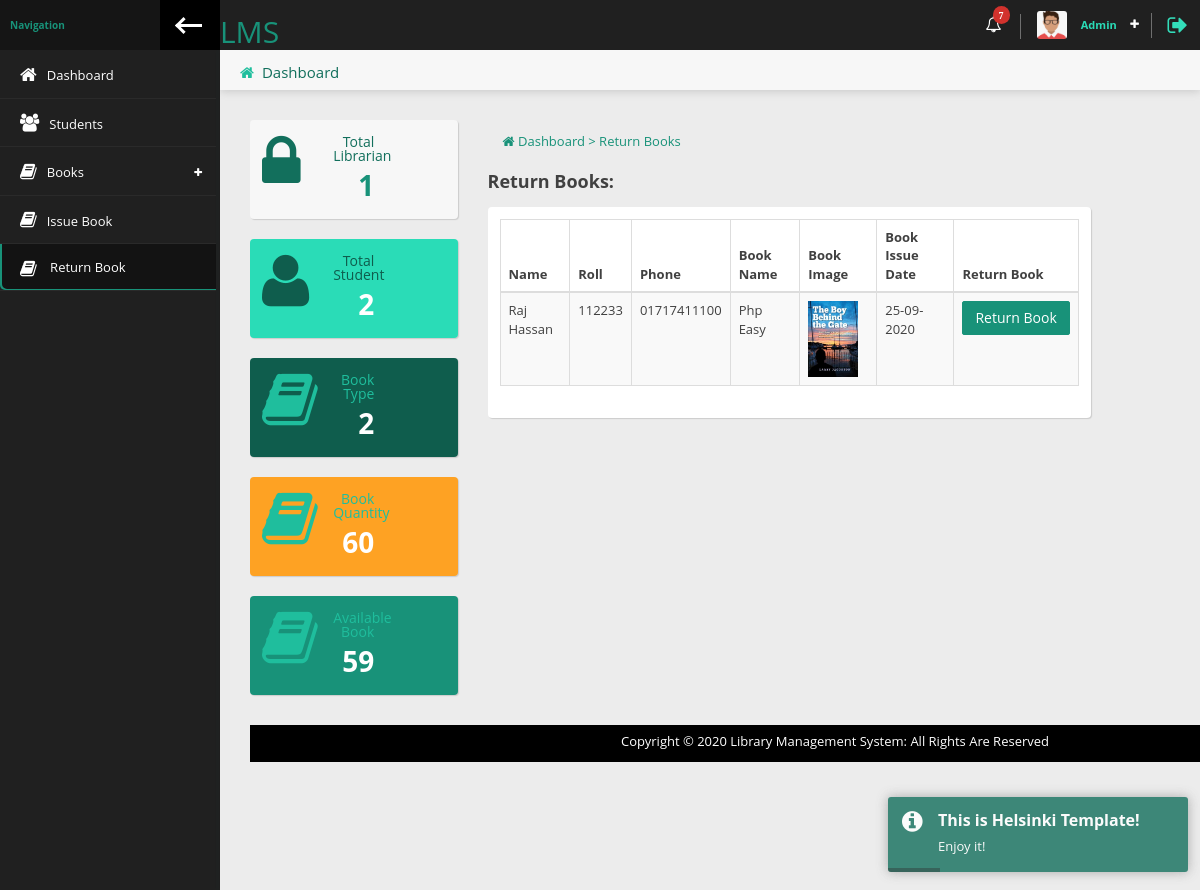
The page /lms_project/librarian/return-book.php on the database its author committed.
### tables this page shows
CREATE TABLE `issue_book` (
  `id` int(3) NOT NULL,
  `student_id` int(3) NOT NULL,
  `student_name` varchar(50) NOT NULL,
  `book_id` int(3) NOT NULL,
  `book_issue_date` varchar(20) NOT NULL,
  `book_return_date` varchar(20) NOT NULL,
  `datetime` timestamp NOT NULL DEFAULT CURRENT_TIMESTAMP
);

CREATE TABLE `students` (
  `id` int(5) NOT NULL,
  `firstname` varchar(50) NOT NULL,
  `lastname` varchar(50) NOT NULL,
  `class` int(2) NOT NULL,
  `email` varchar(100) NOT NULL,
  `roll` varchar(6) NOT NULL,
  `reg_no` varchar(6) NOT NULL,
  `username` varchar(50) NOT NULL,
  `password` varchar(50) NOT NULL,
  `c_password` varchar(50) NOT NULL,
  `phone` varchar(11) NOT NULL,
  `image` varchar(50) NOT NULL,
  `status` tinyint(1) NOT NULL DEFAULT '1',
  `created_at` timestamp NOT NULL DEFAULT CURRENT_TIMESTAMP
);

CREATE TABLE `books` (
  `id` int(2) NOT NULL,
  `book_name` varchar(70) NOT NULL,
  `book_image` varchar(100) NOT NULL,
  `book_author_name` varchar(50) NOT NULL,
  `book_publication_name` varchar(50) NOT NULL,
  `book_purchase_date` varchar(50) NOT NULL,
  `book_price` varchar(10) NOT NULL,
  `book_quantity` int(3) NOT NULL,
  `available_quantity` int(3) NOT NULL,
  `libraian_username` varchar(50) NOT NULL,
  `created_at` timestamp NOT NULL DEFAULT CURRENT_TIMESTAMP
);

### lms_project/librarian/return-book.php (the view, shortened to what this page needs)
<?php
require_once 'header.php';
?>
<div class="col-sm-12 col-md-8" style="min-height: 550px;">
    <ul class="nav ">
        <li class="active-item"><a href="students.php"><i class="fa fa-home" aria-hidden="true"></i><span> Dashboard > Return Books</span></a></li>
        <div class="row animated fadeInUp">
            <div class="col-sm-12">
                <h4 class="section-subtitle"><b>Return Books:</b></h4>
                <div class="panel">
                    <div class="panel-content">
                        <div class="table-responsive">
                            <table id="basic-table" class="data-table table table-striped nowrap table-hover table-bordered" cellspacing="0" width="100%">
                                <thead>
                                <tr>
                                    <th>Name</th>
                                    <th>Roll</th>
                                    <th>Phone</th>
                                    <th>Book Name</th>
                                    <th>Book Image</th>
                                    <th>Book Issue Date</th>
                                    <th>Return Book</th>
                                </tr>
                                </thead>
                                <tbody>
                                <?php
                                $query = mysqli_query($conn, "SELECT `issue_book`.`id`, `issue_book`.`book_id`, `issue_book`.`book_issue_date`, `students`.`firstname`, `students`.`lastname`, `students`.`roll`, `students`.`phone`, `books`.`book_name`, `books`.`book_image`
FROM `issue_book`
INNER JOIN `students` ON `students`.`id` = `issue_book`.`student_id`
INNER JOIN `books` ON `books`.`id` = `issue_book`.`book_id`
WHERE `issue_book`.`book_return_date` = '' " );
                                while ($row = mysqli_fetch_assoc($query)){
                                    ?>
                                    <tr>
                                        <td><?= ucwords($row['firstname'] . ' '.$row['lastname']) ?></td>
                                        <td><?= $row['roll'] ?></td>
                                        <td><?= $row['phone'] ?></td>
                                        <td><?= ucwords($row['book_name']) ?></td>
                                        <td><img width="50px" src="../images/books/<?= $row['book_image'] ?>" alt="Image"></td>
                                        <td><?= $row['book_issue_date'] ?></td>
                                        <td><a href="return-book.php?id=<?= base64_encode($row['id']) ?>&bookid=<?= base64_encode($row['book_id']) ?>" class="btn btn-primary">Return Book</a></td>
                                    </tr>
                                    <?php
                                }
                                ?>
                                </tbody>
                            </table>
                        </div>
                    </div>
                </div>
            </div>
        </div>
    </ul>
</div>
<div class="col-sm-12 col-md-12">
    <?php require_once 'footer.php'?>

### rows shown on the page
issue_book: student.lastname "Raj Hassan", student.roll "112233", student.phone "01717411100", book.book_name "Php Easy", book.book_image (picture), book_issue_date "25-09-2020"

### other values the page prints
$total_librarian "1"
$total_student "2"
$total_book "2"
$total_qun['total'] "60"
$total_qun['total'] "59"
